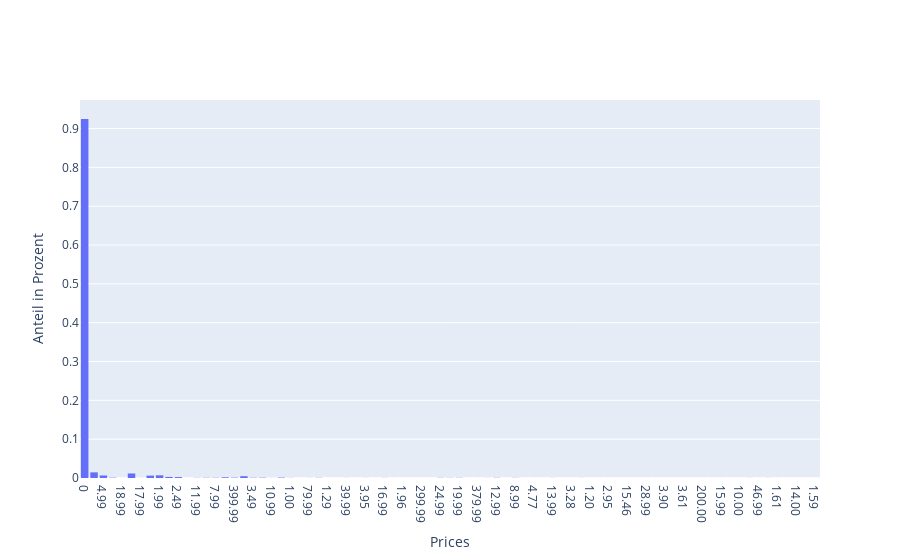

Notebook code cell kept with this figure:
### Code cell
data = [
    go.Histogram( x = X_train['Price'],
                  histnorm = 'probability')
    ]

fig = go.Figure(data)
fig.update_xaxes(title_text='Prices')
fig.update_yaxes(title_text='Anteil in Prozent')
fig.show()

### Figure 1 — Plotly figure (JSON) as saved in the notebook; plotly's stock layout.template omitted (floating-point values rounded to 4 significant figures; data arrays with more than 128 entries replaced by an {"elided": "..."} marker saying what was removed)
{"data": [{"histnorm": "probability", "x": {"elided": "8672 str values"}, "type": "histogram"}], "layout": {"xaxis": {"title": {"text": "Prices"}}, "yaxis": {"title": {"text": "Anteil in Prozent"}}}}
